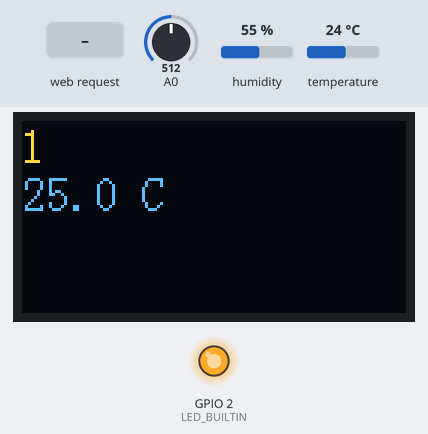
Recording of a program running on a simulated ESP8266 (NodeMCU). Shown: 128×64 one-colour display, output pins drawn as LEDs (lit = HIGH, except the on-board LED, lit = LOW). Wiring (inferred from the names in the program): SSD1306 OLED at I2C address 0x3C. The inputs (shaded band) are chosen by the test bench; at power-on: A0 = 512, humidity 55 %, temperature 24 °C. The OLED is the two-colour kind (top 16 rows yellow); WiFi joins after 1.5 s; servers stay silent unless stated; uploads are accepted with an empty reply; what the program prints to the serial monitor is not drawn.

Above: at 6.1 s.
6.2 s: A0 set to 782
At 7.9 s:
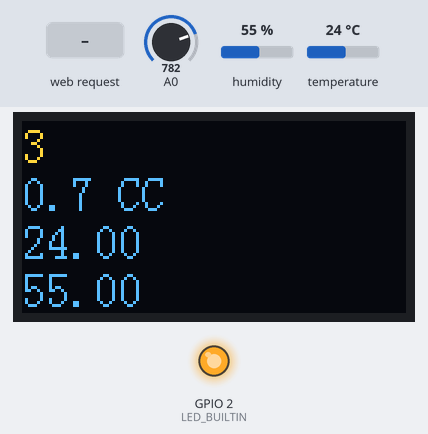
12.9 s: A0 set to 809
At 14.3 s:
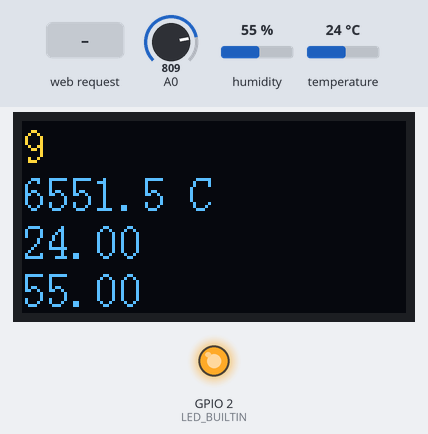
19.0 s: HTTP request GET /led received
At 20.3 s:
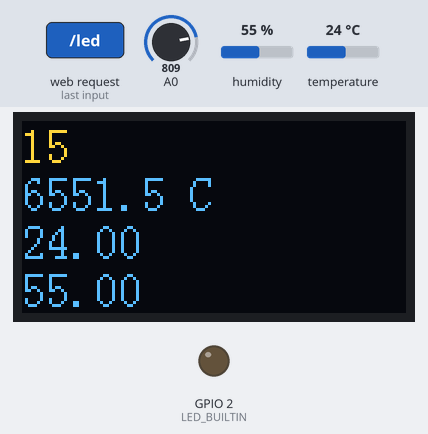
23.0 s: humidity set to 22 %
At 27.9 s:
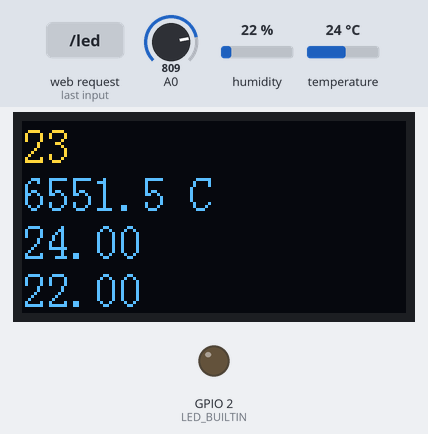
28.0 s: temperature set to 12 °C
At 30.9 s:
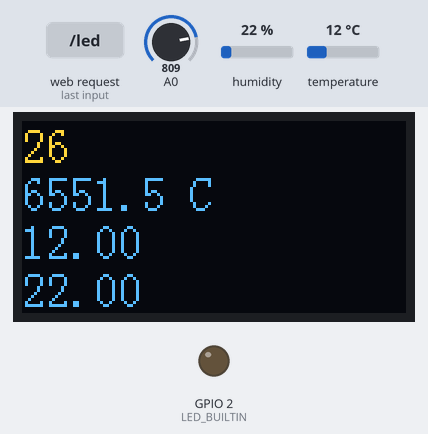
31.0 s: humidity set to 40 %
At 33.0 s:
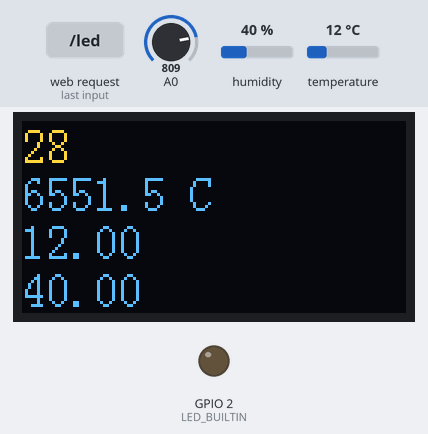
Timing chart, 0 to 34.5 s (numbered marks = the images above; inputs shaded):
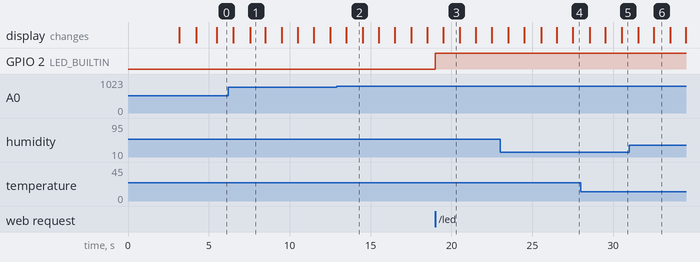

Measured:
- the behaviour switches between 790 and 791 on A0 (found by bisection; images 1 and 2)
- after the input at 12.9 s, the display: changes after 0.61 s (image 2)
- after the input at 19.0 s, GPIO 2 (LED_BUILTIN): LOW → HIGH at once
- what the display in image 1 shows lasts 1.0 s, from 7.5 s to 8.5 s

The program:

main.cpp
```cpp
#include <Arduino.h>
#include <DHTesp.h>
#include <ESP8266HTTPClient.h>
#include <ESP8266WebServer.h>
#include <ESP8266WiFi.h>
#include <I2Cdev.h>
#include <Ticker.h>
// #include <mpu.h>
#include <oled.h>

#include <atomic>
#include <string>

using WebServer = ESP8266WebServer;

DHTesp dht;

Ticker ticker;

WebServer server{80};

uint64_t seconds;
uint64_t reportSecond = -1;

uint16_t t;
uint16_t h;

char buf[16];

auto base_url = "http://150.230.163.129/api/sensor/put?data=";

uint32_t parseInt(const String& str) {
  return std::atoi(server.arg(str).c_str());
}

int getTemperature() {
  // 热敏电阻传感参数
  const float K = 273.15;
  const float T2 = K + 25;
  // const float B = 3435.0;
  const float B = 3950.0;
  // const float R = 10000.0;  // 10k热敏电阻

  int v = analogRead(A0);

  Serial.print("Analog read A0: ");
  Serial.println(v);

  int t = (1 / (log(v / (1024.f - v)) / B + 1 / T2) - K) * 10;
  return t;
}

void initHttpServer() {
  server.on("/led", []() {
    auto v = parseInt("v");

    pinMode(LED_BUILTIN, OUTPUT);
    digitalWrite(LED_BUILTIN, v ? LOW : HIGH);  // invert for builtin led

    Serial.print("led: ");
    Serial.println(v);

    auto reply = "running " + std::to_string(seconds) + " seconds.\n";
    server.send(200, "text/plain", reply.c_str());
  });

  pinMode(A0, INPUT);
  server.on("/temperature", []() {
    auto reply = std::to_string(t / 10) + std::string(".") +
                 std::to_string(t % 10) + "°C\n";
    server.send(200, "text/plain", reply.c_str());
  });

  server.on("/gpio", []() {
    auto pin = parseInt("pin");
    pinMode(pin, OUTPUT);
    auto v = parseInt("v");
    digitalWrite(pin, v ? HIGH : LOW);
    server.send(200, "text/plain", "OK\n");
  });

  // server.on("/mpu", []() {
  //   MPU.update();
  //   server.send(200, "text/plain", MPU.to_string());
  // });

  server.begin();
}

void setup() {
  seconds = 0;
  Serial.begin(115200);

  // Wire.setClock(1000);
  Wire.begin();
  // MPU.begin();

  OLED.begin();
  OLED.drawString(0, 0, "Connecting...");

  delay(1000);
  // put your setup code here, to run once:
  WiFi.begin("501A", "13855313958");
  Serial.print("Connecting");
  while (WiFi.status() != WL_CONNECTED) {
    delay(500);
    Serial.println(".");
  }
  OLED.clear();
  OLED.drawString(0, 0, "CONNECTED");
  delay(1000);
  OLED.clear();

  Serial.println();
  Serial.print("Connected, IP: ");
  Serial.println(WiFi.localIP());

  initHttpServer();

  dht.setup(16, DHTesp::DHT11);

  t = getTemperature();
  while (true) {
    auto th = dht.getTempAndHumidity();
    if (dht.getStatus() == DHTesp::ERROR_NONE) {
      h = th.humidity * 10;
      break;
    }
    Serial.print("DHT11 error: ");
    Serial.println(dht.getStatusString());
    delay(1000);
  }

  ticker.attach(1, []() {
    ++seconds;
    snprintf(buf, sizeof(buf), "%llu", seconds);
    OLED.drawString(0, 0, buf);
    t = getTemperature();
    snprintf(buf, sizeof(buf), "%d.%d C", t / 10, t % 10);
    OLED.drawString(1, 0, buf);
    if (seconds % 3 == 0) {
      Serial.println("DHT11 read");
      auto th = dht.getTempAndHumidity();
      if (dht.getStatus() == DHTesp::ERROR_NONE) {
        snprintf(buf, sizeof(buf), "%0.2f", th.temperature);
        OLED.drawString(2, 0, buf);
        snprintf(buf, sizeof(buf), "%0.2f", th.humidity);
        OLED.drawString(3, 0, buf);
        h = th.humidity * 10;
      } else {
        Serial.print("DHT11 error: ");
        Serial.println(dht.getStatusString());
      }
    }
  });
}

void loop() {
  // put your main code here, to run repeatedly:
  if (seconds % 60 == 0) {
    if (seconds != reportSecond) {
      WiFiClient client;
      HTTPClient http;
      Serial.println("reporting temperature to server...");
      auto url = base_url + String(t) + "%3A" + String(h);
      http.begin(client, url);
      int httpCode = http.GET();
      Serial.print("report temperature code: ");
      Serial.print(httpCode);
      Serial.print(", reply: ");
      Serial.println(http.getString());
      http.end();
      if (httpCode == 200) {
        reportSecond = seconds;
        Serial.println("report temperature success");
        // snprintf(buf, sizeof(buf), "put %llu", reportSecond);
        // OLED.drawString(2, 0, buf);
      }
    }
  }

  server.handleClient();
}
```
